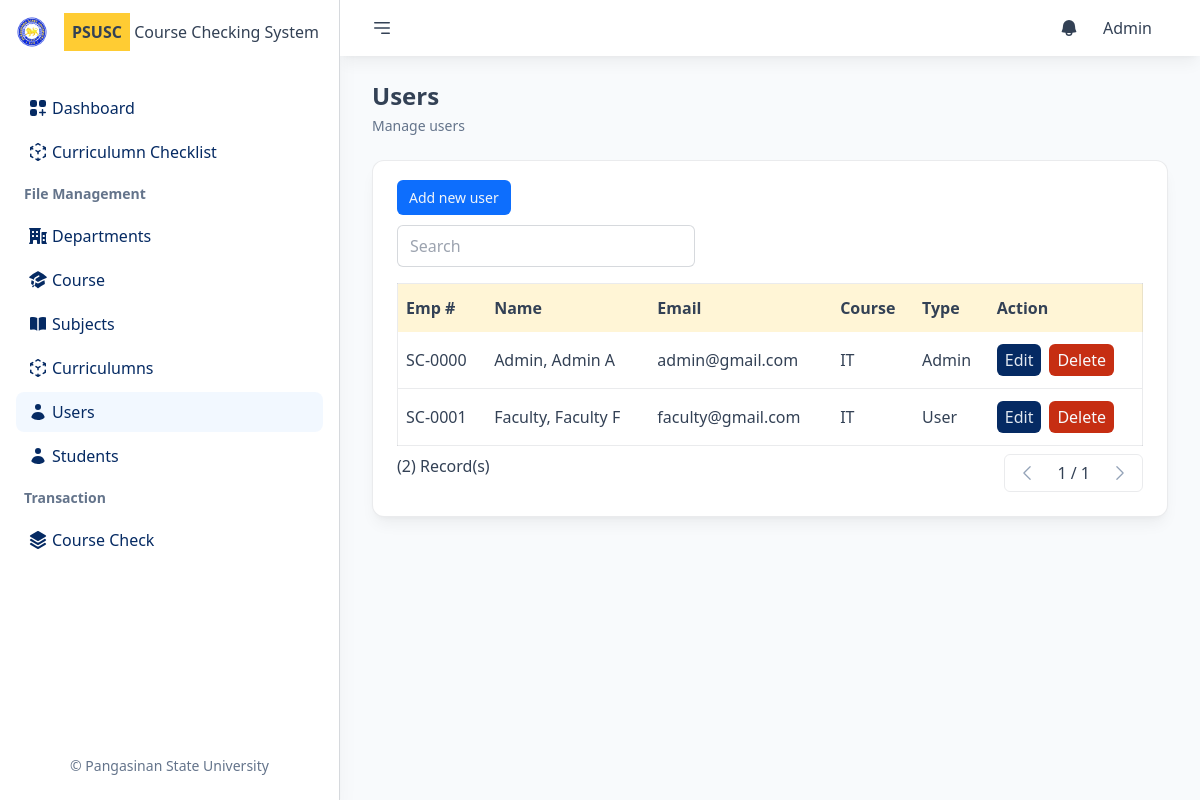
The app's page /users (signed in) with its own data.
### tables this page shows
CREATE TABLE `users` (
  `id` int(11) NOT NULL,
  `empno` varchar(50) NOT NULL,
  `fname` varchar(150) NOT NULL,
  `lname` varchar(150) NOT NULL,
  `mname` varchar(150) NOT NULL,
  `email` varchar(150) NOT NULL,
  `password` varchar(150) NOT NULL,
  `courseId` int(11) NOT NULL,
  `userType` varchar(50) NOT NULL
);

CREATE TABLE `courses` (
  `id` int(11) NOT NULL,
  `course` varchar(150) NOT NULL,
  `description` varchar(300) NOT NULL
);

### index.php (called while the page is built, shortened)
<?php
Route::contentToRender();

### Models/User.php (called while the page is built, shortened)
<?php
class User extends Model
{
    protected $id;
    protected $empno;
    protected $fname;
    protected $lname;
    protected $mname;
    protected $email;
    protected $courseId;
    protected $userType;
    public function __construct($id, $empno, $fname, $lname, $mname, $email, $password, $courseId, $userType)
    {
        $this->id = $id;
        $this->empno = $empno;
        $this->fname = $fname;
        $this->lname = $lname;
        $this->mname = $mname;
        $this->email = $email;
        $this->courseId = $courseId;
        $this->userType = $userType;
    }
    public function getId()
    {
        return $this->id;
    }
    public function getEmpno()
    {
        return $this->empno;
    }
    public function getFname()
    {
        return $this->fname;
    }
    public function getEmail()
    {
        return $this->email;
    }
    public function getUserType()
    {
        return $this->userType;
    }
    public function getFullname()
    {
        return $this->lname . ", " . $this->fname . " " . ucfirst($this->mname[0]);
    }
    public function getCourse()
    {
        return Cours::getById($this->courseId);
    }
    public static function getAll()
    {
        $m = Model::getInstance();
        $list = [];
        $r = $m->all('users');
        if ($r) {
            foreach ($r as $v) {
                $data = new User(...$v);
                $list[] = $data;
            }
        }
        return $list;
    }
    public static function getById($value)
    {
        $m = Model::getInstance();
        $data = NULL;
        $r = $m->getOne('users', 'id', $value);
        if ($r) {
            $data = new User(...$r);
        }
        return $data;
    }
}

### Models/Model.php (called while the page is built, shortened)
<?php
class Model
{
    private static $instance;
    private $conn;
    public static function getInstance()
    {
        if (!self::$instance) {
            self::$instance = new Model();
        }
        return self::$instance;
    }
    private function connect()
    {
        if (!$this->conn) {
            try {
                $this->conn = new \PDO("mysql:host=" . SERVER . ";dbname=" . DB_NAME . "", USERNAME, PASSWORD);
                $this->conn->setAttribute(\PDO::ATTR_ERRMODE, \PDO::ERRMODE_EXCEPTION);
            } catch (\PDOException $e) {
                throw new \PDOException("Database connection error: " . $e->getMessage());
            }
        }
    }
    protected function executeQuery($query, $params = array())
    {
        try {
            $stmt  = $this->conn->prepare($query);
            $stmt->execute($params);
            $lastInsertId = $this->conn->lastInsertId();
            $result = new \stdClass();
            $result->stmt = $stmt;
            $result->lastInsertId = $lastInsertId;
            return $result;
        } catch (\PDOException $e) {
            return $e->getMessage();
        }
    }
    public function getOne($table, $field, $id)
    {
        try {
            $stmt = $this->executeQuery("SELECT * FROM $table WHERE $field=:id", array(':id' => $id));
            return $stmt->stmt->fetch(\PDO::FETCH_ASSOC);
        } catch (\PDOException $e) {
            return $e->getMessage();
        }
    }
    public function all($table)
    {
        $stmt = $this->executeQuery("SELECT * FROM $table");
        return $stmt->stmt->fetchAll(\PDO::FETCH_ASSOC);
    }
}

### Models/Cours.php (called while the page is built, shortened)
<?php
class Cours extends Model
{
    protected $course;
    public function __construct($id,$course,$description)
    {
    $this->course=$course;
    }
    public function getCourse()
    {
        return $this->course;
    }
    public static function getById($value){
        $m = Model::getInstance();
        $data = NULL;
        $r = $m->getOne('courses','id', $value);
        if($r){
            $data = new Cours(...$r);
        }
        return $data;
    }
}

### public/pages/users/usersview.php (the view, shortened to what this page needs)
<?php
require_once(TEMPLATE_PATH . "/header.php");
require_once(TEMPLATE_PATH . "/nav.php");
?>
<div class="px-8">
    <div class="bg-white p-6 rounded-xl shadow-lg shadow-black/5 border border-slate-700/10">
        <div class="mb-4">
            <a href="#" data-remote="/users/create" data-size="w-full md:w-2/5 lg:w-2/5" class="pop px-3 py-2 text-sm bg-brand hover:bg-brand-dark rounded-md text-slate-100 transition-all">Add new user</a>
        </div>
        <div class="flex flex-row items-center justify-between mb-4">
            <div class="w-full md:w-2/5">
                <input type="search" class="px-3 py-2 w-full rounded-md border border-slate-700/20 focus:outline-none  focus:ring ring-brand-light ring-offset-2" name="searchInput" id="searchInput" placeholder="Search">
            </div>
        </div>
        <div class="">
            <table class="w-full border border-slate-700/10 mb-2" id="dataTable">
                <thead>
                    <tr class="bg-accent/20 text-left ">
                        <th class="px-2 py-3">Emp #</th>
                        <th class="px-2 py-3">Name</th>
                        <th class="px-2 py-3">Email</th>
                        <th class="px-2 py-3">Course</th>
                        <th class="px-2 py-3">Type</th>
                        <th class=" px-2 py-3">Action</th>
                    </tr>
                </thead>
                <tbody class="divide-y divide-slate-700/10 " id="tableBody">
                    <?php
                    foreach ($users as $user) :
                    ?>
                        <tr class="transition-all">
                            <td class="px-2 py-3"><?= $user->getEmpno() ?></td>
                            <td class="px-2 py-3"><?= $user->getFullName() ?></td>
                            <td class="px-2 py-3"><?= $user->getEmail() ?></td>
                            <td class="px-2 py-3"><?= $user->getCourse()->getCourse() ?></td>
                            <td class="px-2 py-3"><?= $user->getUserType() ?></td>
                            <td class="px-2 py-3 flex flex-row item-center gap-2">
                                <a href="#" data-remote="/users/edit/<?= $user->getId() ?>" data-size="w-full md:w-2/5 lg:w-1/5" class="pop bg-brand-dark hover:bg-brand-light transition-all text-slate-200 px-2 py-1 rounded-md">Edit</a>
                                <a href="#" data-remote="/users/confirm/<?= $user->getId() ?>" data-size="w-full md:w-2/5 lg:w-1/5" class="pop bg-danger-light hover:bg-danger transition-all text-slate-50 px-2 py-1 rounded-md">Delete</a>
                            </td>
                        </tr>
                    <?php
                    endforeach;
                    ?>
                </tbody>
            </table>
            <div class="flex flex-row justify-between">
                <div class="">
                    <p>(<?= sizeof($users) ?>) Record(s)</p>
                </div>
                <div class="flex flex-row gap-2 items-center rounded-md border border-slate-700/10 overflow-hidden">
                    <button onclick="prevPage()" class="px-3 py-2 disabled:text-slate-400 disabled:hover:bg-transparent hover:bg-blue-700 hover:text-white transition-all " id="prevBtn" disabled>
                        <svg xmlns="http://www.w3.org/2000/svg" fill="none" viewBox="0 0 24 24" stroke-width="1.5" stroke="currentColor" class="w-5 h-5">
                            <path stroke-linecap="round" stroke-linejoin="round" d="M15.75 19.5L8.25 12l7.5-7.5" />
                        </svg>
                    </button>
                    <span id="currentPage"></span>
                    <button onclick="nextPage()" id="nextBtn" class="px-3 py-2 disabled:text-slate-400 disabled:hover:bg-transparent hover:bg-blue-700 hover:text-white transition-all" disabled>
                        <svg xmlns="http://www.w3.org/2000/svg" fill="none" viewBox="0 0 24 24" stroke-width="1.5" stroke="currentColor" class="w-5 h-5">
                            <path stroke-linecap="round" stroke-linejoin="round" d="M8.25 4.5l7.5 7.5-7.5 7.5" />
                        </svg>
                    </button>
                </div>
            </div>
        </div>
    </div>
</div>
<?php
require_once(TEMPLATE_PATH . "/footer.php");
?>

### public/template/nav.php (shortened to what this page needs)
<aside class="flex flex-col shrink-0 justify-between w-[340px]  bg-white border-r border-slate-700/20 shadow-xl shadow-black/5">
    <div class="px-4">
        <div class="py-4 flex flex-row gap-4 items-center mb-6">
            <div class="w-8">
                <img src="/public/img/psulogo.png" class="w-full" alt="">
            </div>
            <div>
                <div class="">
                    <span class="p-2 text-base font-black text-slate-700 bg-accent">PSUSC</span> Course Checking System
                </div>
            </div>
        </div>
        <div class="flex flex-col gap-1 text-brand-dark">
            <a href="/" class="flex flex-row items-center gap-1 px-3 py-2 hover:bg-brand/10 rounded-lg <?= $GLOBALS['currentpage'] == "" ? "bg-brand/5" : "" ?>">
                <span class="">Dashboard</span>
            </a>
            <?php
            if ($_SESSION['user_type'] != "Student") {
            ?>
                <a href="/studentgrades" class="flex flex-row items-center gap-1 px-3 py-2 hover:bg-brand/10 rounded-lg <?= $GLOBALS['currentpage'] == "mycurriculums" ? "bg-brand/5" : "" ?>">
                    <span class="">Curriculumn Checklist</span>
                </a>
            <?php
            }
            ?>
            <?php
            if ($_SESSION['user_type'] != "Student") :
            ?>
                <p class="text-sm my-2 text-slate-500 font-semibold px-2">File Management</p>
                <?php
                if ($_SESSION['user_type'] == "Admin") {
                ?>
                    <a href="/departments" class="flex flex-row items-center gap-1 px-3 py-2  hover:bg-brand/10 rounded-lg <?= $GLOBALS['currentpage'] == "departments" ? "bg-brand/5" : "" ?>">
                        <span class="">Departments</span>
                    </a>
                    <a href="/courses" class="flex flex-row items-center gap-1 px-3 py-2 hover:bg-brand/10 rounded-lg <?= $GLOBALS['currentpage'] == "courses" ? "bg-brand/5" : "" ?>">
                        <span class="">Course</span>
                    </a>
                    <a href="/subjects" class="flex flex-row items-center gap-1 px-3 py-2 hover:bg-brand/10 rounded-lg <?= $GLOBALS['currentpage'] == "subjects" ? "bg-brand/5" : "" ?>">
                        <span class="">Subjects</span>
                    </a>
                    <a href="/curriculums" class="flex flex-row items-center gap-1 px-3 py-2 hover:bg-brand/10 rounded-lg <?= $GLOBALS['currentpage'] == "curriculums" ? "bg-brand/5" : "" ?>">
                        <span class="">Curriculumns</span>
                    </a>
                    <a href="/users" class="flex flex-row items-center gap-1 px-3 py-2 hover:bg-brand/10 rounded-lg <?= $GLOBALS['currentpage'] == "users" ? "bg-brand/5" : "" ?>">
                        <svg xmlns="http://www.w3.org/2000/svg" viewBox="0 0 20 20" fill="currentColor" class="w-5 h-5">
                            <path d="M10 8a3 3 0 100-6 3 3 0 000 6zM3.465 14.493a1.23 1.23 0 00.41 1.412A9.957 9.957 0 0010 18c2.31 0 4.438-.784 6.131-2.1.43-.333.604-.903.408-1.41a7.002 7.002 0 00-13.074.003z" />
                        </svg>
                        <span class="">Users</span>
                    </a>
                <?php
                }
                ?>
                <a href="/students" class="flex flex-row items-center gap-1 px-3 py-2 hover:bg-brand/10 rounded-lg <?= $GLOBALS['currentpage'] == "students" ? "bg-brand/5" : "" ?>">
                    <svg xmlns="http://www.w3.org/2000/svg" viewBox="0 0 20 20" fill="currentColor" class="w-5 h-5">
                        <path d="M10 8a3 3 0 100-6 3 3 0 000 6zM3.465 14.493a1.23 1.23 0 00.41 1.412A9.957 9.957 0 0010 18c2.31 0 4.438-.784 6.131-2.1.43-.333.604-.903.408-1.41a7.002 7.002 0 00-13.074.003z" />
                    </svg>
                    <span class="">Students</span>
                </a>
                <p class="text-sm my-2 text-slate-500 font-semibold px-2">Transaction</p>
                <a href="/coursecheck" class="flex flex-row items-center gap-1 px-3 py-2 hover:bg-brand/10 rounded-lg <?= $GLOBALS['currentpage'] == "coursecheck" ? "bg-brand/5" : "" ?>">
                    <span class="">Course Check</span>
                </a>
            <?php
            endif;
            ?>
        </div>
    </div>
    <div class="px-4 py-2 flex flex-row gap-2 justify-center items-center mb-4">
        <p class="text-sm text-slate-500">&copy; Pangasinan State University</p>
    </div>
</aside>
<div class="relative h-screen overflow-y-auto flex-auto flex gap-6 flex-col">
    <div class="sticky top-0 px-8 py-2 flex flex-row justify-between items-center bg-white shadow-lg shadow-black/5">
        <div class="flex flex-row items-center gap-4">
            <a href="#">
            </a>
        </div>
        <div class="flex flex-row gap-4 p-2 items-center">
            <a href="px-2">
            </a>
            <div class="relative group">
                <a href="#" class="p-2">
                    <?= $userdata->getFname() ?>
                </a>
            </div>
        </div>
    </div>
    <div class="px-8">
        <h2 class="text-2xl font-semibold mb-1"><?= ucfirst($GLOBALS['currentpage']) ?></h2>
        <div class="text-sm text-slate-500">Manage <?= $GLOBALS['currentpage'] ?></div>
    </div>

### records on screen
users: fname "Admin", empno "SC-0000", $user->getFullName() "Admin, Admin A", email "admin@gmail.com", courseId.course "IT", userType "Admin"
users: empno "SC-0001", $user->getFullName() "Faculty, Faculty F", email "faculty@gmail.com", Course "IT", userType "User"

### other values on screen
$GLOBALS['currentpage'] "Users"
$GLOBALS['currentpage'] "users"
sizeof($users) "2"
